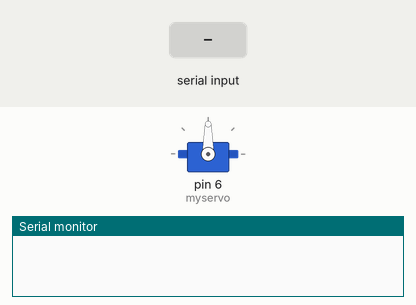
The sketch below on a simulated Arduino Uno, built with avr-gcc and run on an emulated ATmega328P. Shown: servo, the last lines printed to the serial monitor. The inputs (shaded band) are chosen by the test bench.

Above: at 1.2 s.
1.3 s: "90,45\n" received over Serial
At 1.9 s:
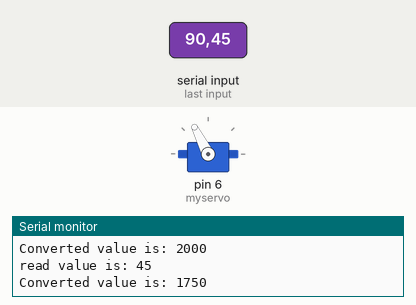
3.8 s: "30,150\n" received over Serial
At 4.6 s:
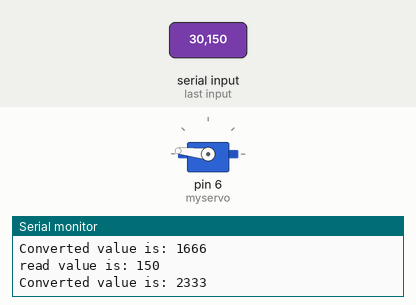
6.3 s: "200\n" received over Serial
At 8.0 s:
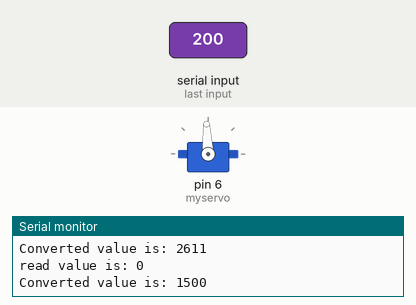
Timing chart, 0 to 9.5 s (numbered marks = the images above; inputs shaded):
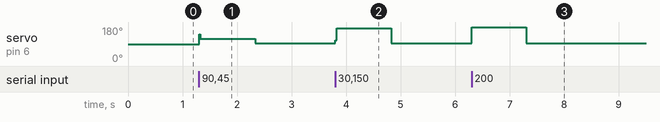

The sketch:

code.ino
```cpp
#include <Servo.h>

Servo myservo;
int read_value;
int converted_value;

void setup() {
  myservo.attach(6);
  Serial.begin(9600);
}

void loop() {
}

void serialEvent() {
  read_value = Serial.parseInt();
  converted_value = map(read_value,-90, 90, 1000, 2000);
  Serial.print("read value is: ");
  Serial.println(read_value);
  Serial.print("Converted value is: ");
  Serial.println(converted_value);
  myservo.writeMicroseconds(converted_value);
}
```

Measured:
- after the input at 1.3 s, servo on pin 6 (myservo): 90° → 117° at once, → 93° 1.0 s later
- after the input at 3.8 s, servo on pin 6 (myservo): 93° → 174° at once, → 93° 1.0 s later
- after the input at 6.3 s, servo on pin 6 (myservo): 93° → 180° at once, → 93° 1.0 s later
